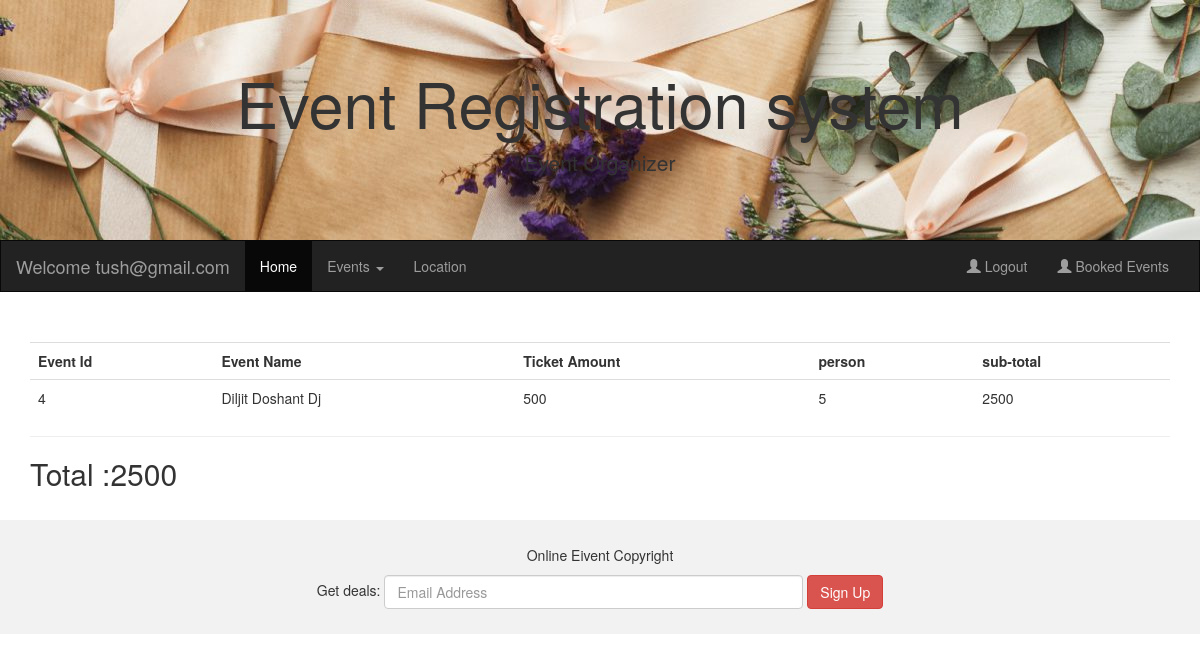
/ShowAllBookedTicket (signed in), run on the app's committed database.
### UserApp/models.py (models this page shows)
class BookEvent(models.Model):
    user = models.ForeignKey(UserDetails, null=True, on_delete=models.CASCADE)
    event= models.ForeignKey(EventList,on_delete=models.CASCADE)
    person=models.IntegerField()
    class Meta:
        db_table="BookEvent"

### AdminApp/models.py (models this page shows, shortened)
class EventList(models.Model):
    Event_name = models.CharField(max_length=100)
    event_image=models.ImageField(default="abc.jpg",upload_to="images")
    Date = models.DateTimeField(blank=True,null=True )
    start_Time = models.TimeField(auto_now=False, auto_now_add=False)
    end_time = models.TimeField(auto_now=False, auto_now_add=False)
    mobile = models.CharField(max_length=15)
    Website = models.CharField(max_length = 50)
    address = models.CharField(max_length=500,null=True)
    ticekt_amount = models.IntegerField(default=200, null=True)
    category= models.ForeignKey(Category,on_delete=models.CASCADE)
    class Meta:
        db_table ="event_list"

### UserApp/views.py (the view)
# urls.py: path('ShowAllBookedTicket',views.ShowAllBookedTicket)
def ShowAllBookedTicket(request):
    cats=Category.objects.all()
    user=UserDetails.objects.get(username=request.session["uname"])
    booked_tickets=BookEvent.objects.filter(user=user)
    total=0
    for tkt in booked_tickets:
        total +=tkt.event.ticekt_amount * tkt.person
    request.session["total"]=total
    return render(request,"ShowAllBookedTicket.html",{"cats":cats,"booked_tickets":booked_tickets})

### UserApp/templates/ShowAllBookedTicket.html (shortened to what this page needs)
{%extends "index.html"%}
{%block index%}
<div class="container">
        <table class="table">
            <tr><th>Event Id</th><th>Event Name</th><th>Ticket Amount</th><th>person</th><th>sub-total</tr>
            {%for tkt in booked_tickets%}
            <tr>
            <td>{{tkt.event_id}}</td>
            <td>{{tkt.event.Event_name}}</td>
            <td>{{tkt.event.ticekt_amount}}</td>
            <td>{{tkt.person}}</td>
            <td>{% widthratio tkt.event.ticekt_amount 1 tkt.person%} </td></tr>
            {%endfor%}
        </table>
    <hr/>
    <h2>Total :{{request.session.total}}</h2>
  </div><br>
{%endblock%}

### data on the page
BookEvent: event_id "4", event.Event_name "Diljit Doshant Dj", event.ticekt_amount "500", person "5", event+person "2500"

### other printed values
{{ request.session.uname }} "tush@gmail.com"
{{ request.session.total }} "2500"
